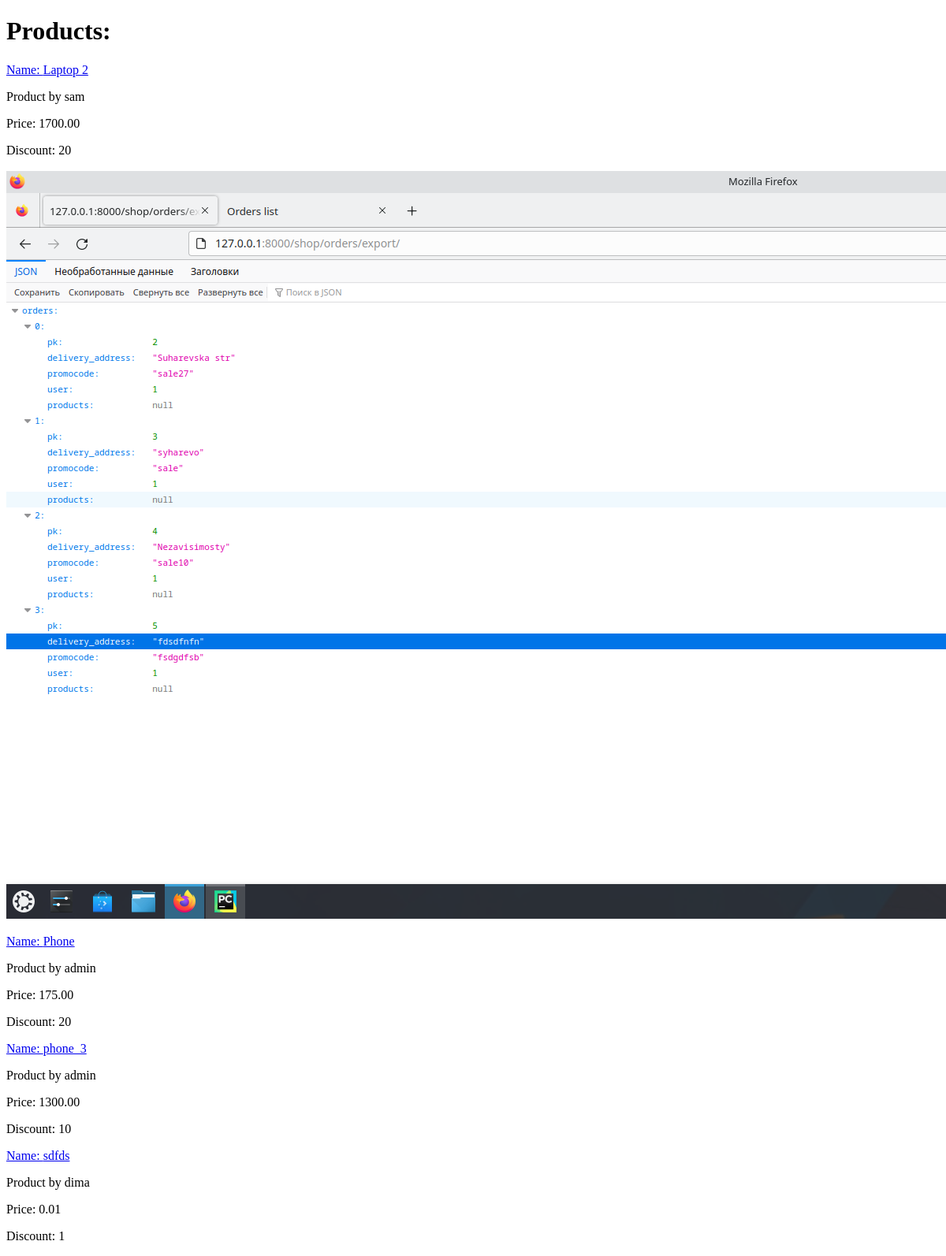
Before: /shop/products/ with the older database file.
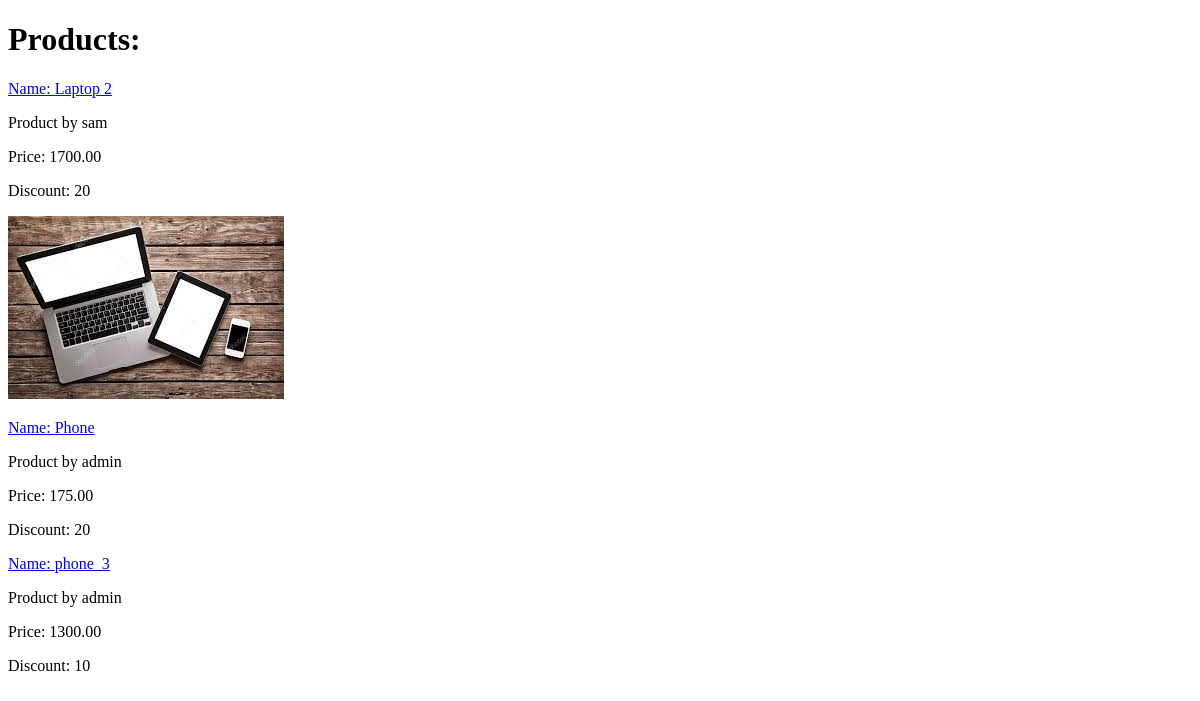
After: the same page with the newer database file.
### shopapp/models.py (models this page shows, shortened)
class Product(models.Model):
    class Meta:
        ordering = ["name", "price"]
    name = models.CharField(max_length=100)
    description = models.TextField(null=False, blank=True)
    price = models.DecimalField(default=0, max_digits=8, decimal_places=2)
    discount = models.SmallIntegerField(default=0)
    created_at = models.DateTimeField(auto_now_add=True)
    archived = models.BooleanField(default=False)
    created_by = models.ForeignKey(User, on_delete=models.PROTECT)
    preview = models.ImageField(null=True, blank=True, upload_to=products_preview_directory_path)

### shopapp/views.py (the view)
# urls.py: path("products/", ProductListView.as_view(), name="products_list"),
class ProductListView(ListView):
    template_name = 'shopapp/products-list.html'
    queryset = Product.objects.filter(archived=False)
    context_object_name = 'products'

### shopapp/templates/shopapp/products-list.html (shortened to what this page needs)
{% extends 'shopapp/base.html' %}
{% block body %}
  <h1>Products:</h1>
  {% if products %}
    <div>
    {% for product in products %}
      <div>
        <p><a href="{% url 'shopapp:products_detail' pk=product.pk %}"
        >Name: {{ product.name }}</a></p>
        <p>Product by {% firstof product.created_by.first_name product.created_by.username %}</p>
        <p>Price: {{ product.price }}</p>
        <p>Discount: {% firstof product.discount 'no discount' %}</p>
        {% if product.preview %}
            <img src="{{ product.preview.url }}" alt="{{ product.preview.name }}">
        {% endif %}
      </div>
    {% endfor %}
    </div>
  {% else %}
    <h3>No products yet</h3>
  {% endif %}
{% endblock %}

### shopapp/templates/shopapp/base.html (shortened to what this page needs)
<!DOCTYPE html>
<html lang="en">
<head>
</head>
<body>
{% block body %}{% endblock %}
</body>
</html>

Changed rows visible on the page:
removed Product: name "sdfds", created_by.username "dima", price "0.01", discount "1"
changed Product "Laptop 2": preview: a different picture
